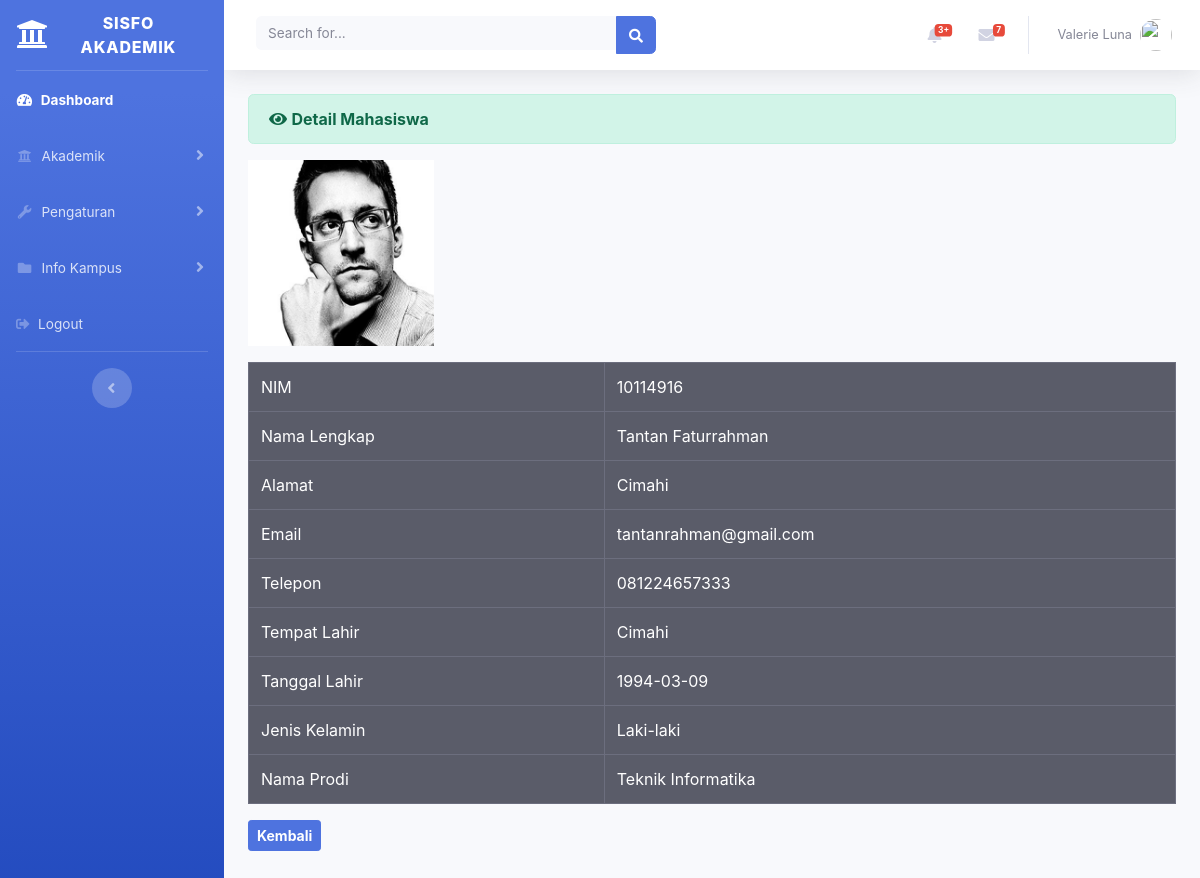
The app's page /administrator/mahasiswa/detail/1 with its own data.
### tables this page shows
CREATE TABLE `mahasiswa` (
  `id` int(11) NOT NULL,
  `nim` varchar(11) NOT NULL,
  `nama_lengkap` varchar(120) NOT NULL,
  `alamat` varchar(255) NOT NULL,
  `email` varchar(120) NOT NULL,
  `telepon` varchar(20) NOT NULL,
  `tempat_lahir` varchar(120) NOT NULL,
  `tanggal_lahir` date NOT NULL,
  `jenis_kelamin` varchar(120) NOT NULL,
  `nama_prodi` varchar(120) NOT NULL,
  `photo` varchar(255) NOT NULL
);

### application/controllers/administrator/Mahasiswa.php (called while the page is built, shortened)
<?php
	class Mahasiswa extends CI_Controller {
		public function detail($id) {
			$data['detail'] = $this->mahasiswa_model->ambil_id_mahasiswa($id);
			$this->load->view('templates_administrator/header');
			$this->load->view('templates_administrator/sidebar');
			$this->load->view('administrator/mahasiswa_detail', $data);
			$this->load->view('templates_administrator/footer');
		}
	}
 ?>

### index.php (called while the page is built, shortened)
<?php
require_once BASEPATH.'core/CodeIgniter.php';

### application/models/Mahasiswa_model.php (called while the page is built, shortened)
<?php
	class Mahasiswa_model extends CI_Model {
		public function ambil_id_mahasiswa($id) {
			$hasil = $this->db->where('id',$id)->get('mahasiswa');
			if ($hasil->num_rows() > 0) {
				return $hasil->result();
			} else {
				return FALSE;
			}
		}
	}
 ?>

### application/views/administrator/mahasiswa_detail.php (the view)
<div class="container-fluid">
	<div class="alert alert-success" role="alert">
    	<i class="fas fa-eye"></i>
    	<b>Detail Mahasiswa</b>
  	</div>
  	<table class="table table-bordered table-hover table-dark">
  		<?php foreach ($detail as $dt) : ?>
  		<img class="mb-3" src="<?=base_url('assets/uploads/').$dt->photo?>" style="width: 20%">
  		<tr>
  			<td>NIM</td>
  			<td><?=$dt->nim?></td>
  		</tr>
  		<tr>
  			<td>Nama Lengkap</td>
  			<td><?=$dt->nama_lengkap?></td>
  		</tr>
  		<tr>
  			<td>Alamat</td>
  			<td><?=$dt->alamat?></td>
  		</tr>
  		<tr>
  			<td>Email</td>
  			<td><?=$dt->email?></td>
  		</tr>
  		<tr>
  			<td>Telepon</td>
  			<td><?=$dt->telepon?></td>
  		</tr>
  		<tr>
  			<td>Tempat Lahir</td>
  			<td><?=$dt->tempat_lahir?></td>
  		</tr>
  		<tr>
  			<td>Tanggal Lahir</td>
  			<td><?=$dt->tanggal_lahir?></td>
  		</tr>
  		<tr>
  			<td>Jenis Kelamin</td>
  			<td><?=$dt->jenis_kelamin?></td>
  		</tr>
  		<tr>
  			<td>Nama Prodi</td>
  			<td><?=$dt->nama_prodi?></td>
  		</tr>
  		<?php endforeach; ?>
  	</table>
  	<?=anchor('administrator/mahasiswa','<div class="btn btn-sm btn-primary"><b>Kembali</b></div>')?><br><br><br><br>
</div>

### records on screen
mahasiswa: photo (picture), nim "10114916", nama_lengkap "Tantan Faturrahman", alamat "Cimahi", email "tantanrahman@gmail.com", telepon "081224657333", tempat_lahir "Cimahi", tanggal_lahir "1994-03-09", jenis_kelamin "Laki-laki", nama_prodi "Teknik Informatika"
